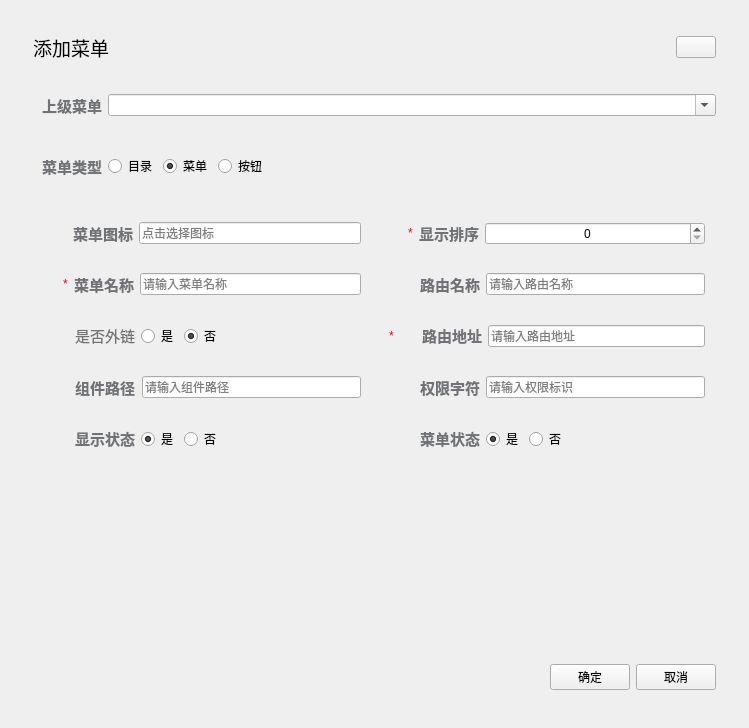
<?xml version="1.0" encoding="UTF-8"?>
<ui version="4.0">
 <class>MenuAddDlgClass</class>
 <widget class="QWidget" name="MenuAddDlgClass">
  <property name="geometry">
   <rect>
    <x>0</x>
    <y>0</y>
    <width>749</width>
    <height>728</height>
   </rect>
  </property>
  <property name="minimumSize">
   <size>
    <width>749</width>
    <height>0</height>
   </size>
  </property>
  <property name="maximumSize">
   <size>
    <width>749</width>
    <height>16777215</height>
   </size>
  </property>
  <property name="windowTitle">
   <string>MenuAddDlg</string>
  </property>
  <property name="styleSheet">
   <string notr="true"/>
  </property>
  <layout class="QVBoxLayout" name="verticalLayout">
   <item>
    <widget class="QWidget" name="container" native="true">
     <layout class="QVBoxLayout" name="verticalLayout_2">
      <item>
       <widget class="QWidget" name="widget" native="true">
        <property name="minimumSize">
         <size>
          <width>0</width>
          <height>50</height>
         </size>
        </property>
        <property name="maximumSize">
         <size>
          <width>16777215</width>
          <height>50</height>
         </size>
        </property>
        <layout class="QHBoxLayout" name="horizontalLayout">
         <item>
          <widget class="QLabel" name="label">
           <property name="text">
            <string>&lt;html&gt;&lt;head/&gt;&lt;body&gt;&lt;p&gt;&lt;span style=&quot; font-size:14pt;&quot;&gt;添加菜单&lt;/span&gt;&lt;/p&gt;&lt;/body&gt;&lt;/html&gt;</string>
           </property>
          </widget>
         </item>
         <item>
          <spacer name="horizontalSpacer">
           <property name="orientation">
            <enum>Qt::Orientation::Horizontal</enum>
           </property>
           <property name="sizeHint" stdset="0">
            <size>
             <width>529</width>
             <height>20</height>
            </size>
           </property>
          </spacer>
         </item>
         <item>
          <widget class="QPushButton" name="closeBtn">
           <property name="text">
            <string/>
           </property>
          </widget>
         </item>
        </layout>
       </widget>
      </item>
      <item>
       <widget class="QWidget" name="widget_2" native="true">
        <property name="minimumSize">
         <size>
          <width>0</width>
          <height>55</height>
         </size>
        </property>
        <property name="maximumSize">
         <size>
          <width>16777215</width>
          <height>55</height>
         </size>
        </property>
        <layout class="QHBoxLayout" name="horizontalLayout_2">
         <property name="leftMargin">
          <number>20</number>
         </property>
         <item>
          <widget class="QLabel" name="label_2">
           <property name="text">
            <string>&lt;html&gt;&lt;head/&gt;&lt;body&gt;&lt;p&gt;&lt;span style=&quot; font-size:11pt; font-weight:700; color:#707276;&quot;&gt;上级菜单&lt;/span&gt;&lt;/p&gt;&lt;/body&gt;&lt;/html&gt;</string>
           </property>
          </widget>
         </item>
         <item>
          <widget class="TreeComboBox" name="parentMenuCbx">
           <property name="sizePolicy">
            <sizepolicy hsizetype="Expanding" vsizetype="Fixed">
             <horstretch>0</horstretch>
             <verstretch>0</verstretch>
            </sizepolicy>
           </property>
           <property name="editable">
            <bool>true</bool>
           </property>
          </widget>
         </item>
        </layout>
       </widget>
      </item>
      <item>
       <widget class="QWidget" name="widget_3" native="true">
        <property name="minimumSize">
         <size>
          <width>0</width>
          <height>55</height>
         </size>
        </property>
        <property name="maximumSize">
         <size>
          <width>16777215</width>
          <height>55</height>
         </size>
        </property>
        <layout class="QHBoxLayout" name="horizontalLayout_3">
         <property name="leftMargin">
          <number>20</number>
         </property>
         <item>
          <widget class="QLabel" name="label_3">
           <property name="text">
            <string>&lt;html&gt;&lt;head/&gt;&lt;body&gt;&lt;p&gt;&lt;span style=&quot; font-size:11pt; font-weight:700; color:#707276;&quot;&gt;菜单类型&lt;/span&gt;&lt;/p&gt;&lt;/body&gt;&lt;/html&gt;</string>
           </property>
          </widget>
         </item>
         <item>
          <widget class="QRadioButton" name="dTypeRBtn">
           <property name="text">
            <string>目录</string>
           </property>
          </widget>
         </item>
         <item>
          <widget class="QRadioButton" name="mTypeRBtn">
           <property name="text">
            <string>菜单</string>
           </property>
           <property name="checked">
            <bool>true</bool>
           </property>
          </widget>
         </item>
         <item>
          <widget class="QRadioButton" name="bTypeRBtn">
           <property name="text">
            <string>按钮</string>
           </property>
          </widget>
         </item>
         <item>
          <spacer name="horizontalSpacer_2">
           <property name="orientation">
            <enum>Qt::Orientation::Horizontal</enum>
           </property>
           <property name="sizeHint" stdset="0">
            <size>
             <width>468</width>
             <height>20</height>
            </size>
           </property>
          </spacer>
         </item>
        </layout>
       </widget>
      </item>
      <item>
       <widget class="QWidget" name="centeral" native="true">
        <layout class="QGridLayout" name="gridLayout">
         <item row="0" column="0">
          <widget class="QWidget" name="menuIconWdgt" native="true">
           <layout class="QHBoxLayout" name="horizontalLayout_5">
            <property name="leftMargin">
             <number>40</number>
            </property>
            <item>
             <widget class="QLabel" name="label_4">
              <property name="text">
               <string>&lt;html&gt;&lt;head/&gt;&lt;body&gt;&lt;p&gt;&lt;span style=&quot; font-size:11pt; font-weight:700; color:#707276;&quot;&gt;菜单图标&lt;/span&gt;&lt;/p&gt;&lt;/body&gt;&lt;/html&gt;</string>
              </property>
             </widget>
            </item>
            <item>
             <widget class="DropDown" name="menuIconEdit">
              <property name="readOnly">
               <bool>true</bool>
              </property>
              <property name="placeholderText">
               <string>点击选择图标</string>
              </property>
             </widget>
            </item>
           </layout>
          </widget>
         </item>
         <item row="0" column="1">
          <widget class="QWidget" name="orderNumWdgt" native="true">
           <layout class="QHBoxLayout" name="horizontalLayout_6">
            <property name="leftMargin">
             <number>30</number>
            </property>
            <item>
             <widget class="QLabel" name="label_22">
              <property name="text">
               <string>&lt;html&gt;&lt;head/&gt;&lt;body&gt;&lt;p&gt;&lt;span style=&quot; color:#ff0000;&quot;&gt;*&lt;/span&gt;&lt;/p&gt;&lt;/body&gt;&lt;/html&gt;</string>
              </property>
             </widget>
            </item>
            <item>
             <widget class="QLabel" name="label_5">
              <property name="text">
               <string>&lt;html&gt;&lt;head/&gt;&lt;body&gt;&lt;p&gt;&lt;span style=&quot; font-size:11pt; font-weight:700; color:#707276;&quot;&gt;显示排序&lt;/span&gt;&lt;/p&gt;&lt;/body&gt;&lt;/html&gt;</string>
              </property>
             </widget>
            </item>
            <item>
             <widget class="QSpinBox" name="orderNumBox">
              <property name="sizePolicy">
               <sizepolicy hsizetype="Expanding" vsizetype="Fixed">
                <horstretch>0</horstretch>
                <verstretch>0</verstretch>
               </sizepolicy>
              </property>
              <property name="alignment">
               <set>Qt::AlignmentFlag::AlignCenter</set>
              </property>
             </widget>
            </item>
           </layout>
          </widget>
         </item>
         <item row="1" column="0">
          <widget class="QWidget" name="menuNameWdgt" native="true">
           <layout class="QHBoxLayout" name="horizontalLayout_7">
            <property name="leftMargin">
             <number>30</number>
            </property>
            <item>
             <widget class="QLabel" name="label_23">
              <property name="text">
               <string>&lt;html&gt;&lt;head/&gt;&lt;body&gt;&lt;p&gt;&lt;span style=&quot; color:#ff0000;&quot;&gt;*&lt;/span&gt;&lt;/p&gt;&lt;/body&gt;&lt;/html&gt;</string>
              </property>
             </widget>
            </item>
            <item>
             <widget class="QLabel" name="label_6">
              <property name="text">
               <string>&lt;html&gt;&lt;head/&gt;&lt;body&gt;&lt;p&gt;&lt;span style=&quot; font-size:11pt; font-weight:700; color:#707276;&quot;&gt;菜单名称&lt;/span&gt;&lt;/p&gt;&lt;/body&gt;&lt;/html&gt;</string>
              </property>
             </widget>
            </item>
            <item>
             <widget class="QLineEdit" name="menuNameEdit">
              <property name="placeholderText">
               <string>请输入菜单名称</string>
              </property>
             </widget>
            </item>
           </layout>
          </widget>
         </item>
         <item row="1" column="1">
          <widget class="QWidget" name="routerNameWdgt" native="true">
           <layout class="QHBoxLayout" name="horizontalLayout_8">
            <property name="leftMargin">
             <number>20</number>
            </property>
            <item>
             <widget class="QLabel" name="label_15">
              <property name="minimumSize">
               <size>
                <width>16</width>
                <height>16</height>
               </size>
              </property>
              <property name="maximumSize">
               <size>
                <width>16</width>
                <height>16</height>
               </size>
              </property>
              <property name="toolTip">
               <string>默认不填则和路由地址相同：如地址为：`user`，则名称为`User`（注意：为避免名字的冲突，特殊情况下请自定义，保证唯一性）</string>
              </property>
              <property name="text">
               <string/>
              </property>
              <property name="pixmap">
               <pixmap resource="../../Resource.qrc">:/Resource/icons/question.svg</pixmap>
              </property>
              <property name="scaledContents">
               <bool>true</bool>
              </property>
             </widget>
            </item>
            <item>
             <widget class="QLabel" name="label_7">
              <property name="text">
               <string>&lt;html&gt;&lt;head/&gt;&lt;body&gt;&lt;p&gt;&lt;span style=&quot; font-size:11pt; font-weight:700; color:#707276;&quot;&gt;路由名称&lt;/span&gt;&lt;/p&gt;&lt;/body&gt;&lt;/html&gt;</string>
              </property>
             </widget>
            </item>
            <item>
             <widget class="QLineEdit" name="routerNameEdit">
              <property name="placeholderText">
               <string>请输入路由名称</string>
              </property>
             </widget>
            </item>
           </layout>
          </widget>
         </item>
         <item row="2" column="0">
          <widget class="QWidget" name="isFrameWdgt" native="true">
           <layout class="QHBoxLayout" name="horizontalLayout_9">
            <property name="leftMargin">
             <number>20</number>
            </property>
            <item>
             <widget class="QLabel" name="label_14">
              <property name="minimumSize">
               <size>
                <width>16</width>
                <height>16</height>
               </size>
              </property>
              <property name="maximumSize">
               <size>
                <width>16</width>
                <height>16</height>
               </size>
              </property>
              <property name="toolTip">
               <string>选择是外链则路由地址需要以http(s)://开头</string>
              </property>
              <property name="text">
               <string/>
              </property>
              <property name="pixmap">
               <pixmap resource="../../Resource.qrc">:/Resource/icons/question.svg</pixmap>
              </property>
              <property name="scaledContents">
               <bool>true</bool>
              </property>
             </widget>
            </item>
            <item>
             <widget class="QLabel" name="label_8">
              <property name="text">
               <string>&lt;html&gt;&lt;head/&gt;&lt;body&gt;&lt;p&gt;&lt;span style=&quot; font-size:11pt; color:#707276;&quot;&gt;是否外链&lt;/span&gt;&lt;/p&gt;&lt;/body&gt;&lt;/html&gt;</string>
              </property>
             </widget>
            </item>
            <item>
             <widget class="QRadioButton" name="isFrameRBtn_1">
              <property name="text">
               <string>是</string>
              </property>
             </widget>
            </item>
            <item>
             <widget class="QRadioButton" name="isFrameRBtn_0">
              <property name="text">
               <string>否</string>
              </property>
              <property name="checked">
               <bool>true</bool>
              </property>
             </widget>
            </item>
            <item>
             <spacer name="horizontalSpacer_4">
              <property name="orientation">
               <enum>Qt::Orientation::Horizontal</enum>
              </property>
              <property name="sizeHint" stdset="0">
               <size>
                <width>40</width>
                <height>20</height>
               </size>
              </property>
             </spacer>
            </item>
           </layout>
          </widget>
         </item>
         <item row="2" column="1">
          <widget class="QWidget" name="routerUrlWdgt" native="true">
           <layout class="QHBoxLayout" name="horizontalLayout_10">
            <item>
             <widget class="QLabel" name="label_21">
              <property name="text">
               <string>&lt;html&gt;&lt;head/&gt;&lt;body&gt;&lt;p&gt;&lt;span style=&quot; color:#ff0000;&quot;&gt;*&lt;/span&gt;&lt;/p&gt;&lt;/body&gt;&lt;/html&gt;</string>
              </property>
             </widget>
            </item>
            <item>
             <widget class="QLabel" name="label_20">
              <property name="minimumSize">
               <size>
                <width>16</width>
                <height>16</height>
               </size>
              </property>
              <property name="maximumSize">
               <size>
                <width>16</width>
                <height>16</height>
               </size>
              </property>
              <property name="toolTip">
               <string>访问的路由地址，如：`user`，如外网地址需内链访问则以`http(s)://`开头</string>
              </property>
              <property name="text">
               <string/>
              </property>
              <property name="pixmap">
               <pixmap resource="../../Resource.qrc">:/Resource/icons/question.svg</pixmap>
              </property>
              <property name="scaledContents">
               <bool>true</bool>
              </property>
             </widget>
            </item>
            <item>
             <widget class="QLabel" name="label_9">
              <property name="text">
               <string>&lt;html&gt;&lt;head/&gt;&lt;body&gt;&lt;p&gt;&lt;span style=&quot; font-size:11pt; font-weight:700; color:#707276;&quot;&gt;路由地址&lt;/span&gt;&lt;/p&gt;&lt;/body&gt;&lt;/html&gt;</string>
              </property>
             </widget>
            </item>
            <item>
             <widget class="QLineEdit" name="routerUrlEdit">
              <property name="placeholderText">
               <string>请输入路由地址</string>
              </property>
             </widget>
            </item>
           </layout>
          </widget>
         </item>
         <item row="3" column="0">
          <widget class="QWidget" name="componentWdgt" native="true">
           <layout class="QHBoxLayout" name="horizontalLayout_11">
            <property name="leftMargin">
             <number>20</number>
            </property>
            <item>
             <widget class="QLabel" name="label_16">
              <property name="minimumSize">
               <size>
                <width>16</width>
                <height>16</height>
               </size>
              </property>
              <property name="maximumSize">
               <size>
                <width>16</width>
                <height>16</height>
               </size>
              </property>
              <property name="toolTip">
               <string>访问的组件路径，如：`system/user/index`，默认在`views`目录下</string>
              </property>
              <property name="text">
               <string/>
              </property>
              <property name="pixmap">
               <pixmap resource="../../Resource.qrc">:/Resource/icons/question.svg</pixmap>
              </property>
              <property name="scaledContents">
               <bool>true</bool>
              </property>
             </widget>
            </item>
            <item>
             <widget class="QLabel" name="label_10">
              <property name="text">
               <string>&lt;html&gt;&lt;head/&gt;&lt;body&gt;&lt;p&gt;&lt;span style=&quot; font-size:11pt; font-weight:700; color:#707276;&quot;&gt;组件路径&lt;/span&gt;&lt;/p&gt;&lt;/body&gt;&lt;/html&gt;</string>
              </property>
             </widget>
            </item>
            <item>
             <widget class="QLineEdit" name="componentEdit">
              <property name="placeholderText">
               <string>请输入组件路径</string>
              </property>
             </widget>
            </item>
           </layout>
          </widget>
         </item>
         <item row="3" column="1">
          <widget class="QWidget" name="permsWdgt" native="true">
           <layout class="QHBoxLayout" name="horizontalLayout_12">
            <property name="leftMargin">
             <number>20</number>
            </property>
            <item>
             <widget class="QLabel" name="label_19">
              <property name="minimumSize">
               <size>
                <width>16</width>
                <height>16</height>
               </size>
              </property>
              <property name="maximumSize">
               <size>
                <width>16</width>
                <height>16</height>
               </size>
              </property>
              <property name="toolTip">
               <string>控制器中定义的权限字符，如：@PreAuthorize(`@ss.hasPermi('system:user:list')`)</string>
              </property>
              <property name="text">
               <string/>
              </property>
              <property name="pixmap">
               <pixmap resource="../../Resource.qrc">:/Resource/icons/question.svg</pixmap>
              </property>
              <property name="scaledContents">
               <bool>true</bool>
              </property>
             </widget>
            </item>
            <item>
             <widget class="QLabel" name="label_11">
              <property name="text">
               <string>&lt;html&gt;&lt;head/&gt;&lt;body&gt;&lt;p&gt;&lt;span style=&quot; font-size:11pt; font-weight:700; color:#707276;&quot;&gt;权限字符&lt;/span&gt;&lt;/p&gt;&lt;/body&gt;&lt;/html&gt;</string>
              </property>
             </widget>
            </item>
            <item>
             <widget class="QLineEdit" name="permsEdit">
              <property name="placeholderText">
               <string>请输入权限标识</string>
              </property>
             </widget>
            </item>
           </layout>
          </widget>
         </item>
         <item row="4" column="0">
          <widget class="QWidget" name="visibleWdgt" native="true">
           <layout class="QHBoxLayout" name="horizontalLayout_13">
            <property name="leftMargin">
             <number>20</number>
            </property>
            <item>
             <widget class="QLabel" name="label_17">
              <property name="minimumSize">
               <size>
                <width>16</width>
                <height>16</height>
               </size>
              </property>
              <property name="maximumSize">
               <size>
                <width>16</width>
                <height>16</height>
               </size>
              </property>
              <property name="toolTip">
               <string>选择隐藏则路由将不会出现在侧边栏，但仍然可以访问</string>
              </property>
              <property name="text">
               <string/>
              </property>
              <property name="pixmap">
               <pixmap resource="../../Resource.qrc">:/Resource/icons/question.svg</pixmap>
              </property>
              <property name="scaledContents">
               <bool>true</bool>
              </property>
             </widget>
            </item>
            <item>
             <widget class="QLabel" name="label_12">
              <property name="text">
               <string>&lt;html&gt;&lt;head/&gt;&lt;body&gt;&lt;p&gt;&lt;span style=&quot; font-size:11pt; font-weight:700; color:#707276;&quot;&gt;显示状态&lt;/span&gt;&lt;/p&gt;&lt;/body&gt;&lt;/html&gt;</string>
              </property>
             </widget>
            </item>
            <item>
             <widget class="QRadioButton" name="visibleRBtn_1">
              <property name="text">
               <string>是</string>
              </property>
              <property name="checked">
               <bool>true</bool>
              </property>
             </widget>
            </item>
            <item>
             <widget class="QRadioButton" name="visibleRBtn_0">
              <property name="text">
               <string>否</string>
              </property>
             </widget>
            </item>
            <item>
             <spacer name="horizontalSpacer_5">
              <property name="orientation">
               <enum>Qt::Orientation::Horizontal</enum>
              </property>
              <property name="sizeHint" stdset="0">
               <size>
                <width>40</width>
                <height>20</height>
               </size>
              </property>
             </spacer>
            </item>
           </layout>
          </widget>
         </item>
         <item row="4" column="1">
          <widget class="QWidget" name="statusWdgt" native="true">
           <layout class="QHBoxLayout" name="horizontalLayout_14">
            <property name="leftMargin">
             <number>20</number>
            </property>
            <item>
             <widget class="QLabel" name="label_18">
              <property name="minimumSize">
               <size>
                <width>16</width>
                <height>16</height>
               </size>
              </property>
              <property name="maximumSize">
               <size>
                <width>16</width>
                <height>16</height>
               </size>
              </property>
              <property name="toolTip">
               <string>选择停用则路由将不会出现在侧边栏，也不能被访问</string>
              </property>
              <property name="text">
               <string/>
              </property>
              <property name="pixmap">
               <pixmap resource="../../Resource.qrc">:/Resource/icons/question.svg</pixmap>
              </property>
              <property name="scaledContents">
               <bool>true</bool>
              </property>
             </widget>
            </item>
            <item>
             <widget class="QLabel" name="label_13">
              <property name="text">
               <string>&lt;html&gt;&lt;head/&gt;&lt;body&gt;&lt;p&gt;&lt;span style=&quot; font-size:11pt; font-weight:700; color:#707276;&quot;&gt;菜单状态&lt;/span&gt;&lt;/p&gt;&lt;/body&gt;&lt;/html&gt;</string>
              </property>
             </widget>
            </item>
            <item>
             <widget class="QRadioButton" name="statusRBtn_1">
              <property name="text">
               <string>是</string>
              </property>
              <property name="checked">
               <bool>true</bool>
              </property>
             </widget>
            </item>
            <item>
             <widget class="QRadioButton" name="statusRBtn_0">
              <property name="text">
               <string>否</string>
              </property>
             </widget>
            </item>
            <item>
             <spacer name="horizontalSpacer_6">
              <property name="orientation">
               <enum>Qt::Orientation::Horizontal</enum>
              </property>
              <property name="sizeHint" stdset="0">
               <size>
                <width>40</width>
                <height>20</height>
               </size>
              </property>
             </spacer>
            </item>
           </layout>
          </widget>
         </item>
        </layout>
       </widget>
      </item>
      <item>
       <spacer name="verticalSpacer">
        <property name="orientation">
         <enum>Qt::Orientation::Vertical</enum>
        </property>
        <property name="sizeHint" stdset="0">
         <size>
          <width>20</width>
          <height>40</height>
         </size>
        </property>
       </spacer>
      </item>
      <item>
       <widget class="QWidget" name="widget_5" native="true">
        <property name="minimumSize">
         <size>
          <width>0</width>
          <height>58</height>
         </size>
        </property>
        <property name="maximumSize">
         <size>
          <width>16777215</width>
          <height>58</height>
         </size>
        </property>
        <layout class="QHBoxLayout" name="horizontalLayout_4">
         <item>
          <spacer name="horizontalSpacer_3">
           <property name="orientation">
            <enum>Qt::Orientation::Horizontal</enum>
           </property>
           <property name="sizeHint" stdset="0">
            <size>
             <width>530</width>
             <height>20</height>
            </size>
           </property>
          </spacer>
         </item>
         <item>
          <widget class="QPushButton" name="okBtn">
           <property name="text">
            <string>确定</string>
           </property>
          </widget>
         </item>
         <item>
          <widget class="QPushButton" name="cancelBtn">
           <property name="text">
            <string>取消</string>
           </property>
          </widget>
         </item>
        </layout>
       </widget>
      </item>
     </layout>
    </widget>
   </item>
  </layout>
 </widget>
 <layoutdefault spacing="6" margin="11"/>
 <customwidgets>
  <customwidget>
   <class>DropDown</class>
   <extends>QLineEdit</extends>
   <header>common/widgets/DropDown.h</header>
  </customwidget>
  <customwidget>
   <class>TreeComboBox</class>
   <extends>QComboBox</extends>
   <header>common/widgets/treecombobox.h</header>
  </customwidget>
 </customwidgets>
 <resources>
  <include location="../../Resource.qrc"/>
 </resources>
 <connections>
  <connection>
   <sender>closeBtn</sender>
   <signal>clicked(bool)</signal>
   <receiver>MenuAddDlgClass</receiver>
   <slot>close()</slot>
   <hints>
    <hint type="sourcelabel">
     <x>701</x>
     <y>42</y>
    </hint>
    <hint type="destinationlabel">
     <x>374</x>
     <y>363</y>
    </hint>
   </hints>
  </connection>
  <connection>
   <sender>cancelBtn</sender>
   <signal>clicked()</signal>
   <receiver>MenuAddDlgClass</receiver>
   <slot>close()</slot>
   <hints>
    <hint type="sourcelabel">
     <x>684</x>
     <y>680</y>
    </hint>
    <hint type="destinationlabel">
     <x>374</x>
     <y>363</y>
    </hint>
   </hints>
  </connection>
 </connections>
</ui>
